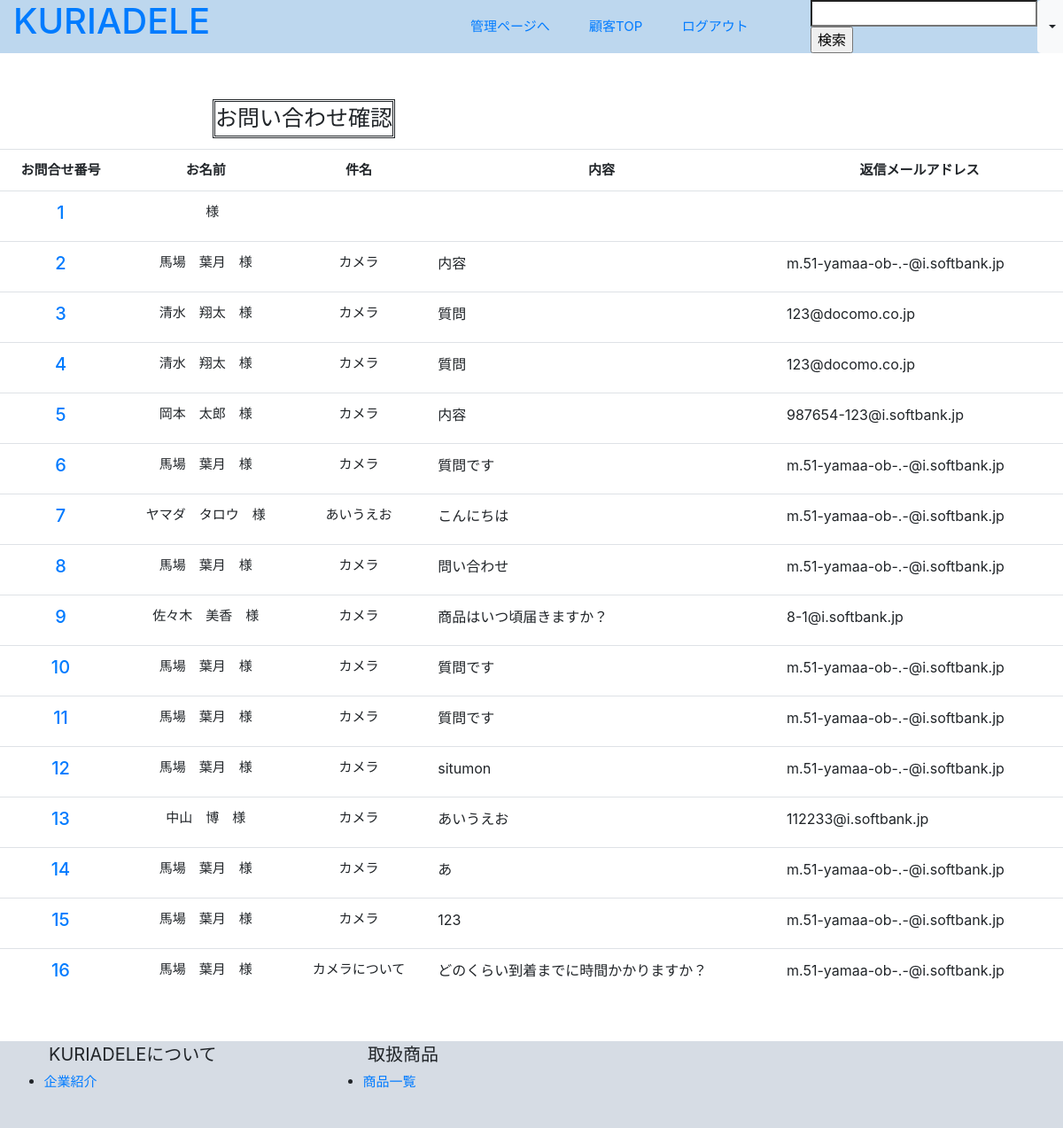
The page /inquiry_check.php (signed in) on the database its author committed.
### tables this page shows
CREATE TABLE `contacts` (
  `id` int(11) NOT NULL AUTO_INCREMENT,
  `name` varchar(255) NOT NULL,
  `subject` varchar(255) NOT NULL,
  `contact` varchar(1000) NOT NULL,
  `email_address` varchar(255) NOT NULL,
  `created_at` timestamp NOT NULL DEFAULT CURRENT_TIMESTAMP ON UPDATE CURRENT_TIMESTAMP,
  PRIMARY KEY (`id`)
);

### inquiry_check.php (called while the page is built, shortened)
<?php
    require_once 'admin_daos/contact_dao.php';
    $contacts = ContactDAO::get_all_contacts();
    include_once 'admin_views/inquiry_check_view.php';
?>

### admin_daos/contact_dao.php (called while the page is built, shortened)
<?php
    class ContactDAO extends DAO{
        public static function get_all_contacts(){
            $pdo = null;
            $stmp = null;
            try{
                $pdo = self::get_connection();
                $stmt = $pdo -> query('SELECT * FROM contacts');
                $stmt->setFetchMode(PDO::FETCH_CLASS|PDO::FETCH_PROPS_LATE, 'Contact');
                $contacts = $stmt->fetchAll();
                return $contacts;
            }catch(PDOException $e){
                return "問題が発生しました<br>" . $e->getMessage();
            }finally{
               self::close_connection($pdo, $stmp);
            }
        }
    }
?>

### admin_views/inquiry_check_view.php (the view, shortened to what this page needs)
<!doctype html>
<html lang='ja'>
    <head>
        <link rel='stylesheet' href='index.css'>
        <link rel="stylesheet" href="https://stackpath.bootstrapcdn.com/bootstrap/4.5.2/css/bootstrap.min.css">
    </head>
    <body>
        <div class='container-fluid header fixed-top'>
            <div class='row'>
                <span class='col-lg-2 col-md-2 col-auto'>
                    <a href='admin_index.php'><h1>KURIADELE</h1></a>
                </span>
                <span class='col-lg-7 col-md-5 d-none d-lg-block span_a'>
                    <a href='administrator.php' class='span_b'>管理ページへ</a>
                    <a href='index.php' class='span_b'>顧客TOP</a>
                    <a href='admin_logout.php' class='span_b'>ログアウト</a>
                </span>
                <div class='col-lg-3 col-md-5 col-auto span_c'>
                    <form method='GET' action='admin_search.php'>
                        <input type='search' name='name'/>
                        <input type='submit' value='検索'/>
                    </form>
                    <button type="button" class="btn btn-light dropdown-toggle d-none d-sm-block" data-toggle="dropdown"></button>
                </div>
            </div>
        </div>
        <p class='body'>
            <p class='customer'>お問い合わせ確認</p>
            <table class='container-fluid table col-lg-12'>
                <div class='row'>
                    <tr>
                        <th class='top_c'>お問合せ番号</th>
                        <th class='top_c'>お名前</th>
                        <th class='top_c'>件名</th>
                        <th class='top_c'>内容</th>
                        <th class='top_c'>返信メールアドレス</th>
                    </tr>
                <?php foreach($contacts as $contact): ?>
                    <tr>
                        <td class='top_c'><a href='contact_customer.php?id=<?= $contact->id ?>'><h5><?= $contact->id ?></h5></a></td>
                        <td class='top_c'><?= $contact->name ?>&emsp;様</td>
                        <td class='top_c'><?= $contact->subject ?></td>
                        <td><?= $contact->contact ?></td>
                        <td><?= $contact->email_address ?></td>
                    </tr>
                <?php endforeach; ?>
                </div>
            </table>
        </p>
        <div class='container-fluid footer'>
            <div class='row'>
            <ul><span class='col-lg-4'>KURIADELEについて</span><br>
                <li><a href='admin_company.php'>企業紹介</a></li>
            </ul>
            <ul><span class='col-lg-4'>取扱商品</span>
                <li><a href='admin_product.php'>商品一覧</a></li>
            </ul>
        </div>
    </body>
</html>

### index.css (style rules this page uses)
.header { position:fixed; background-color: #BDD7EE; align-items: center; }
.span_a { font-size: 15px; text-align: right; margin: auto; }
.span_b { text-align: right; margin-right: 6%; }
.span_c { text-align: left; margin: auto; display: flex; }
.top_c { text-align: center; font-size: 15px; }
.body { padding: 4%; }
.customer { display: inline-block; font-size: 25px; border: double; margin-left: 20%; margin-bottom: 1%; text-align: center; }
.footer { background-color: #D6DCE4; margin-top: 4%; padding-bottom: 2%; }
ul { width: 30%; font-size: 20px; }
li { font-size: 15px; margin-top: 5px; margin-left: 3%; }

### rows shown on the page
contacts: id "1"
contacts: id "2", name "馬場 葉月", subject "カメラ", contact "内容", email_address "m.51-yamaa-ob-.-@i.softbank.jp"
contacts: id "3", name "清水 翔太", subject "カメラ", contact "質問", email_address "123@docomo.co.jp"
contacts: id "4", name "清水 翔太", subject "カメラ", contact "質問", email_address "123@docomo.co.jp"
contacts: id "5", name "岡本 太郎", subject "カメラ", contact "内容", email_address "987654-123@i.softbank.jp"
contacts: id "6", name "馬場 葉月", subject "カメラ", contact "質問です", email_address "m.51-yamaa-ob-.-@i.softbank.jp"
contacts: id "7", name "ヤマダ タロウ", subject "あいうえお", contact "こんにちは", email_address "m.51-yamaa-ob-.-@i.softbank.jp"
contacts: id "8", name "馬場 葉月", subject "カメラ", contact "問い合わせ", email_address "m.51-yamaa-ob-.-@i.softbank.jp"
contacts: id "9", name "佐々木 美香", subject "カメラ", contact "商品はいつ頃届きますか？", email_address "8-1@i.softbank.jp"
contacts: id "10", name "馬場 葉月", subject "カメラ", contact "質問です", email_address "m.51-yamaa-ob-.-@i.softbank.jp"
contacts: id "11", name "馬場 葉月", subject "カメラ", contact "質問です", email_address "m.51-yamaa-ob-.-@i.softbank.jp"
contacts: id "12", name "馬場 葉月", subject "カメラ", contact "situmon", email_address "m.51-yamaa-ob-.-@i.softbank.jp"
contacts: id "13", name "中山 博", subject "カメラ", contact "あいうえお", email_address "112233@i.softbank.jp"
contacts: id "14", name "馬場 葉月", subject "カメラ", contact "あ", email_address "m.51-yamaa-ob-.-@i.softbank.jp"
contacts: id "15", name "馬場 葉月", subject "カメラ", contact "123", email_address "m.51-yamaa-ob-.-@i.softbank.jp"
contacts: id "16", name "馬場 葉月", subject "カメラについて", contact "どのくらい到着までに時間かかりますか？", email_address "m.51-yamaa-ob-.-@i.softbank.jp"
